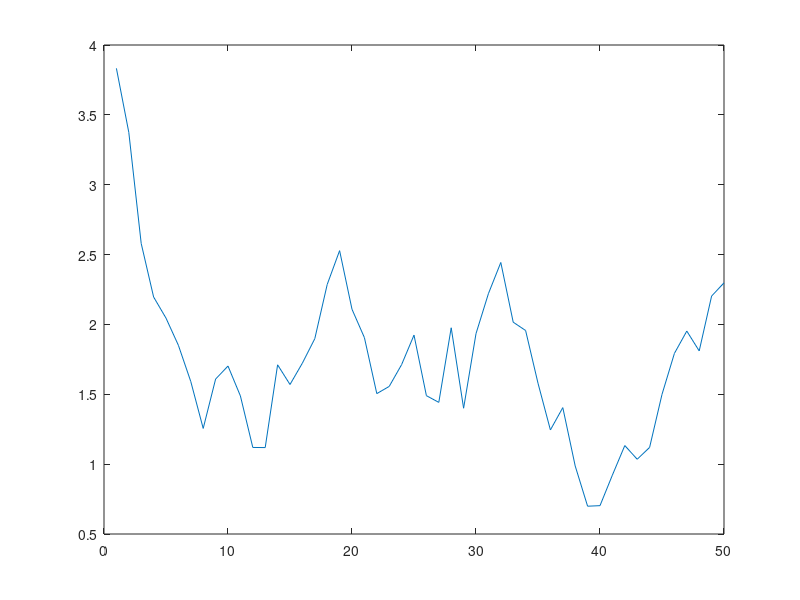
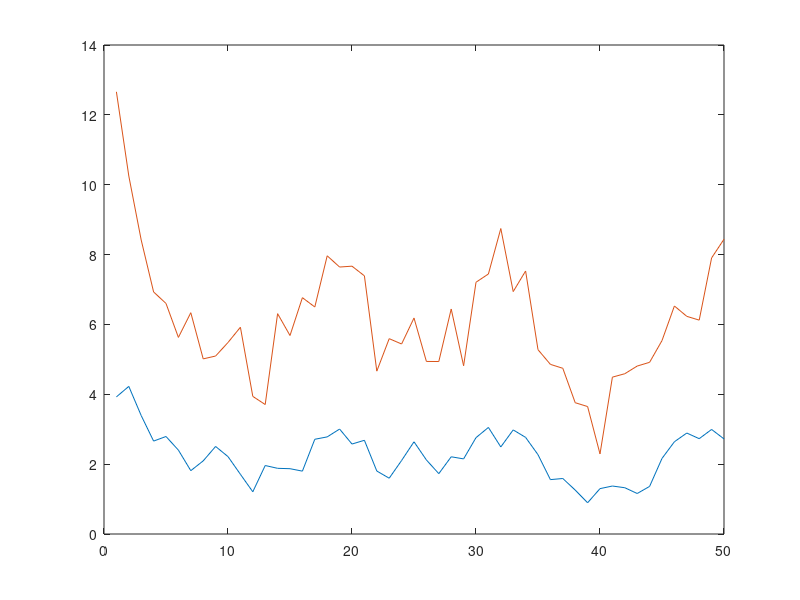

MATLAB code to generate these figures, in order:
clear
clc
x0=5;
for i=1:50
    x(i)=0.7*x0+sqrt(1)*rand(1);
    z1(i)=x(i)+sqrt(1)*rand(1);
    z2(i)=3*x(i)+sqrt(3)*rand(1);
    x0=x(i);
end

plot(x)
figure
plot(z1);hold on
plot(z2)
save myfusiondata x z1 z2
